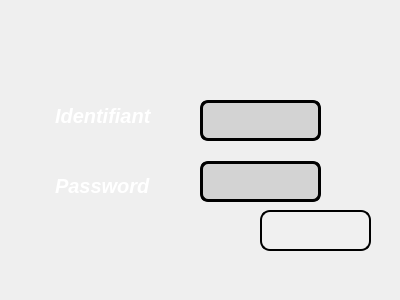
<?xml version="1.0" encoding="UTF-8"?>
<ui version="4.0">
 <class>Dialog</class>
 <widget class="QDialog" name="Dialog">
  <property name="geometry">
   <rect>
    <x>0</x>
    <y>0</y>
    <width>400</width>
    <height>300</height>
   </rect>
  </property>
  <property name="windowTitle">
   <string>Dialog</string>
  </property>
  <widget class="QLineEdit" name="loginLineEdit">
   <property name="geometry">
    <rect>
     <x>200</x>
     <y>100</y>
     <width>121</width>
     <height>41</height>
    </rect>
   </property>
   <property name="styleSheet">
    <string notr="true">QLineEdit {
    border: 3px solid black;          /* Couleur du contour (noir) */
    border-radius: 8px;               /* Coins arrondis */
    padding: 10px;                    /* Espacement à l'intérieur du line edit */
    background-color: #D3D3D3;        /* Fond gris clair */
    color: #333;                      /* Couleur du texte sombre */
    font-size: 14px;                  /* Taille de police */
    transition: border-color 0.3s;    /* Transition douce pour la couleur du contour */
}

QLineEdit:focus {
    border: 3px solid black;          /* Contour noir lorsqu'il est en focus */
    box-shadow: 0 0 5px rgba(0, 0, 0, 0.5); /* Effet d'ombre subtil (noir) */
}

QLineEdit::placeholder {
    color: #999;                      /* Couleur du texte d'espace réservé */
    opacity: 1;                       /* Assurez-vous que l'espace réservé est complètement opaque */
}
</string>
   </property>
  </widget>
  <widget class="QLineEdit" name="passwordLineEdit">
   <property name="geometry">
    <rect>
     <x>200</x>
     <y>161</y>
     <width>121</width>
     <height>41</height>
    </rect>
   </property>
   <property name="styleSheet">
    <string notr="true">QLineEdit {
    border: 3px solid black;          /* Couleur du contour (noir) */
    border-radius: 8px;               /* Coins arrondis */
    padding: 10px;                    /* Espacement à l'intérieur du line edit */
    background-color: #D3D3D3;        /* Fond gris clair */
    color: #333;                      /* Couleur du texte sombre */
    font-size: 14px;                  /* Taille de police */
    transition: border-color 0.3s;    /* Transition douce pour la couleur du contour */
}

QLineEdit:focus {
    border: 3px solid black;          /* Contour noir lorsqu'il est en focus */
    box-shadow: 0 0 5px rgba(0, 0, 0, 0.5); /* Effet d'ombre subtil (noir) */
}

QLineEdit::placeholder {
    color: #999;                      /* Couleur du texte d'espace réservé */
    opacity: 1;                       /* Assurez-vous que l'espace réservé est complètement opaque */
}
</string>
   </property>
  </widget>
  <widget class="QPushButton" name="login">
   <property name="geometry">
    <rect>
     <x>260</x>
     <y>210</y>
     <width>111</width>
     <height>41</height>
    </rect>
   </property>
   <property name="styleSheet">
    <string notr="true">QPushButton {
	image: url(:/Downloads/png-clipart-computer-icons-login-graphics-illustration-power-steering-logo-silhouette.png);
    border-radius: 10px; /* Coins arrondis */
    background: #F0F0F0; /* Fond gris clair */
    color: #2C3E50; /* Couleur du texte bleu-gris foncé */
    padding: 12px 20px; /* Espacement plus grand pour une zone de clic plus large */
    border: 2px solid black; /* Contour noir */
    font-weight: bold; /* Texte en gras pour mettre en valeur */
    font-size: 16px; /* Taille de police légèrement plus grande */
    transition: background-color 0.3s, box-shadow 0.3s, transform 0.2s; /* Transitions douces */
}

QPushButton:hover {
    background: rgba(41, 128, 185, 0.15); /* Bleu clair au survol */
    box-shadow: 0px 6px 20px rgba(0, 0, 0, 0.3); /* Ombre plus prononcée pour la profondeur */
    transform: translateY(-3px); /* Effet de soulèvement */
}

QPushButton:pressed {
    background: rgba(41, 128, 185, 0.25); /* Bleu légèrement plus foncé lorsque pressé */
    box-shadow: inset 0px 6px 12px rgba(0, 0, 0, 0.2); /* Effet d'ombre intérieure */
    transform: translateY(1px); /* Effet de légère dépression */
}
</string>
   </property>
   <property name="text">
    <string/>
   </property>
  </widget>
  <widget class="QLabel" name="label">
   <property name="geometry">
    <rect>
     <x>40</x>
     <y>90</y>
     <width>151</width>
     <height>51</height>
    </rect>
   </property>
   <property name="styleSheet">
    <string notr="true">QLabel {
    color: white;                     /* Couleur du texte (blanc) */
    font-size: 20px;                  /* Taille de police */
    font-family: 'Lato', sans-serif;  /* Polices de fallback */
    padding: 10px;                    /* Espacement autour du texte */
    font-weight: bold;                /* Met le texte en gras */
    font-style: italic;               /* Met le texte en italique */
}
</string>
   </property>
   <property name="text">
    <string>Identifiant</string>
   </property>
  </widget>
  <widget class="QLabel" name="label_2">
   <property name="geometry">
    <rect>
     <x>40</x>
     <y>150</y>
     <width>141</width>
     <height>71</height>
    </rect>
   </property>
   <property name="styleSheet">
    <string notr="true">QLabel {
    color: white;                     /* Couleur du texte (blanc) */
    font-size: 20px;                  /* Taille de police */
    font-family: 'Lato', sans-serif;  /* Polices de fallback */
    padding: 10px;                    /* Espacement autour du texte */
    font-weight: bold;                /* Met le texte en gras */
    font-style: italic;               /* Met le texte en italique */
}
</string>
   </property>
   <property name="text">
    <string>Password</string>
   </property>
  </widget>
  <widget class="QLabel" name="label_3">
   <property name="geometry">
    <rect>
     <x>0</x>
     <y>0</y>
     <width>400</width>
     <height>300</height>
    </rect>
   </property>
   <property name="styleSheet">
    <string notr="true">background-image: url(:/Downloads/depositphotos_514902144-stock-il.jpg);</string>
   </property>
   <property name="text">
    <string/>
   </property>
  </widget>
  <zorder>label_3</zorder>
  <zorder>loginLineEdit</zorder>
  <zorder>passwordLineEdit</zorder>
  <zorder>login</zorder>
  <zorder>label</zorder>
  <zorder>label_2</zorder>
 </widget>
 <resources/>
 <connections/>
</ui>
